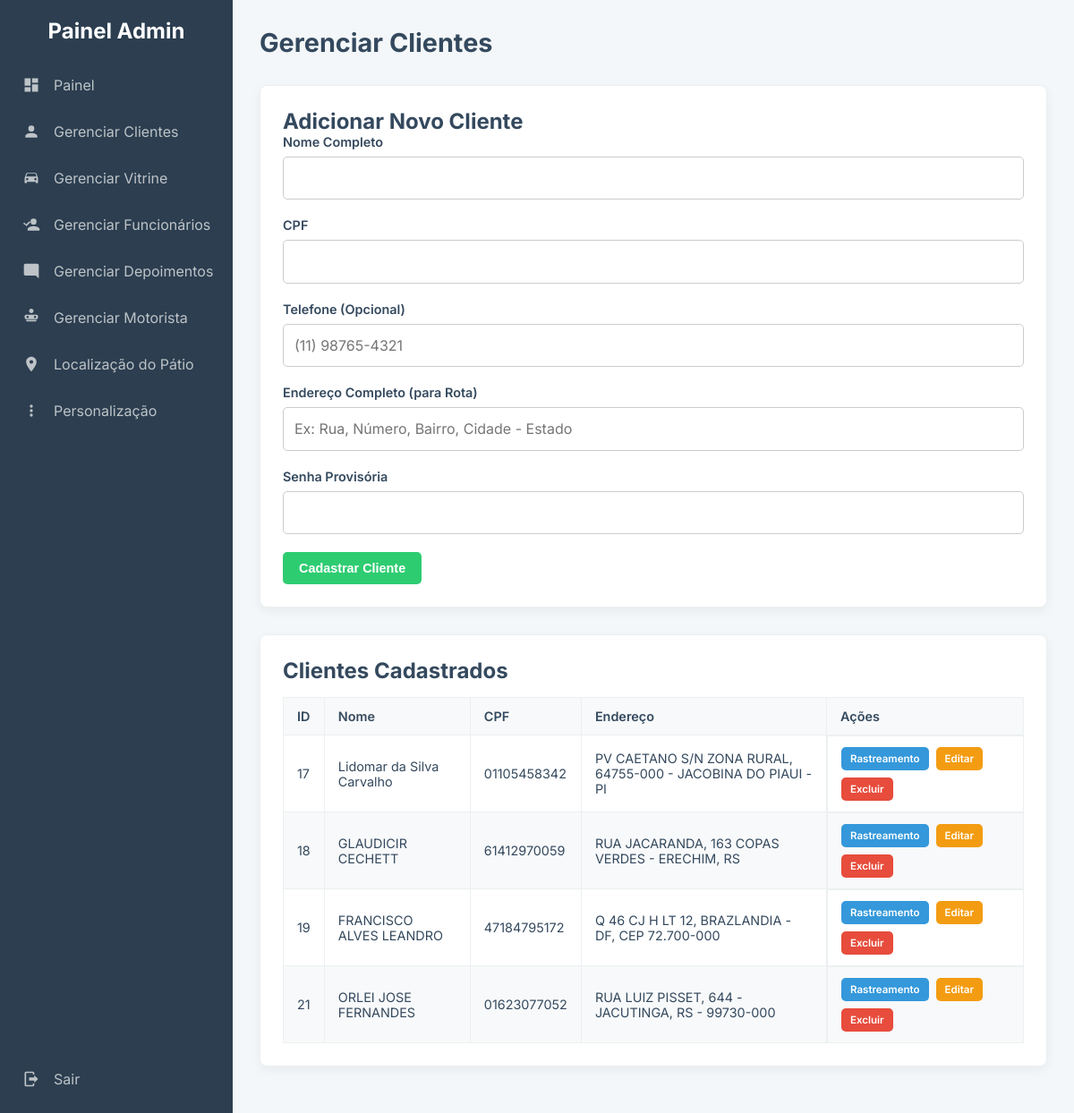
/admin/gerenciar_clientes.php (signed in), run on the app's committed database.
### tables this page shows
CREATE TABLE `usuarios` (
  `id` int(11) NOT NULL,
  `nome` varchar(100) NOT NULL,
  `cpf` varchar(20) NOT NULL,
  `senha` varchar(255) NOT NULL,
  `endereco` varchar(255) DEFAULT NULL,
  `data_cadastro` datetime NOT NULL DEFAULT current_timestamp(),
  `id_admin` int(11) DEFAULT NULL,
  `telefone` varchar(20) DEFAULT NULL
);

### admin/gerenciar_clientes.php (the view, shortened to what this page needs)
<?php
require_once 'db.php';
$id_admin_logado = $_SESSION['admin_id'];
include 'admin_header.php';
$sql_busca = "SELECT id, nome, cpf, endereco FROM usuarios WHERE id_admin = ?";
$stmt_busca = $conexao->prepare($sql_busca);
$stmt_busca->bind_param("i", $id_admin_logado);
$stmt_busca->execute();
$clientes = $stmt_busca->get_result();
?>
<head>
</head>
<div class="page-header">
    <h1>Gerenciar Clientes</h1>
</div>
<div class="card">
    <h2>Adicionar Novo Cliente</h2>
    <form action="gerenciar_clientes.php" method="POST">
        <div class="form-group">
            <label for="nome">Nome Completo</label>
            <input type="text" id="nome" name="nome" required>
        </div>
        <div class="form-group">
            <label for="cpf">CPF</label>
            <input type="text" id="cpf" name="cpf" required>
        </div>
        <div class="form-group">
            <label for="telefone">Telefone (Opcional)</label>
            <input type="text" id="telefone" name="telefone" placeholder="(11) 98765-4321">
        </div>
        <div class="form-group">
            <label for="endereco">Endereço Completo (para Rota)</label>
            <input type="text" id="endereco" name="endereco" placeholder="Ex: Rua, Número, Bairro, Cidade - Estado">
        </div>
        <div class="form-group">
            <label for="senha">Senha Provisória</label>
            <input type="password" id="senha" name="senha" required>
        </div>
        <button type="submit" name="add_cliente" class="btn btn-success">Cadastrar Cliente</button>
    </form>
</div>
<div class="card">
    <h2>Clientes Cadastrados</h2>
    <table class="content-table">
        <thead>
            <tr>
                <th>ID</th>
                <th>Nome</th>
                <th>CPF</th>
                <th>Endereço</th>
                <th width="220px">Ações</th>
            </tr>
        </thead>
        <tbody>
            <?php while ($cliente = $clientes->fetch_assoc()): ?>
                <tr>
                    <td><?php echo $cliente['id']; ?></td>
                    <td><?php echo htmlspecialchars($cliente['nome']); ?></td>
                    <td><?php echo htmlspecialchars($cliente['cpf']); ?></td>
                    <td><?php echo htmlspecialchars($cliente['endereco']); ?></td>
                    <td class="actions-cell">
                        <a href="gerenciar_rastreamento.php?id=<?php echo $cliente['id']; ?>" class="btn btn-primary">Rastreamento</a>
                        <a href="editar_cliente.php?id=<?php echo $cliente['id']; ?>" class="btn btn-warning">Editar</a>
                        <a href="excluir_cliente.php?id=<?php echo $cliente['id']; ?>" class="btn btn-danger" onclick="return confirm('Tem certeza que deseja excluir este cliente?');">Excluir</a>
                    </td>
                </tr>
            <?php endwhile; ?>
        </tbody>
    </table>
</div>
<?php include 'admin_footer.php'; ?>

### admin/admin_header.php (shortened to what this page needs)
<!DOCTYPE html>
<html lang="pt-br">
<head>
    <link rel="stylesheet" href="css/admin_style.css">
</head>
<body>
    <div class="admin-container">
        <nav class="sidebar">
            <div class="sidebar-header">
                Painel Admin
            </div>
            <ul class="sidebar-nav">
                <li class="nav-item">
                    <a href="dashboard.php">
                        <svg viewBox="0 0 24 24"><path d="M13,3V9H21V3M13,21H21V11H13M3,21H11V15H3M3,13H11V3H3V13Z"></path></svg>
                        <span>Painel</span>
                    </a>
                </li>
                <li class="nav-item">
                    <a href="gerenciar_clientes.php">
                        <svg viewBox="0 0 24 24"><path d="M12,4A4,4 0 0,1 16,8A4,4 0 0,1 12,12A4,4 0 0,1 8,8A4,4 0 0,1 12,4M12,14C16.42,14 20,15.79 20,18V20H4V18C4,15.79 7.58,14 12,14Z"></path></svg>
                        <span>Gerenciar Clientes</span>
                    </a>
                </li>
                <li class="nav-item">
                    <a href="gerenciar_vitrine.php">
                        <span>Gerenciar Vitrine</span>
                    </a>
                </li>
                <li class="nav-item">
                    <a href="gerenciar_funcionarios.php">
                        <svg viewBox="0 0 24 24"><path d="M15,14C17.67,14 23,15.33 23,18V20H7V18C7,15.33 12.33,14 15,14M15,12A4,4 0 0,0 19,8A4,4 0 0,0 15,4A4,4 0 0,0 11,8A4,4 0 0,0 15,12M5,13.28L1,10.74L2.46,9.28L5,11.82L9.46,7.36L10.92,8.82L5,14.74"></path></svg>
                        <span>Gerenciar Funcionários</span>
                    </a>
                </li>
                <li class="nav-item">
                    <a href="gerenciar_depoimentos.php">
                        <svg viewBox="0 0 24 24"><path d="M22,4C22,2.89 21.1,2 20,2H4C2.9,2 2,2.89 2,4V16C2,17.1 2.9,18 4,18H18L22,22V4Z"></path></svg>
                        <span>Gerenciar Depoimentos</span>
                    </a>
                </li>
                <li class="nav-item">
                    <a href="gerenciar_motorista.php">
                        <span>Gerenciar Motorista</span>
                    </a>
                </li>
                <li class="nav-item">
                    <a href="configurar_patio.php">
                        <svg viewBox="0 0 24 24"><path d="M12,2C15.86,2 19,5.13 19,9C19,14.25 12,22 12,22C12,22 5,14.25 5,9C5,5.13 8.13,2 12,2M12,11.5A2.5,2.5 0 0,0 14.5,9A2.5,2.5 0 0,0 12,6.5A2.5,2.5 0 0,0 9.5,9A2.5,2.5 0 0,0 12,11.5Z"></path></svg>
                        <span>Localização do Pátio</span>
                    </a>
                </li>
                 <li class="nav-item">
                    <a href="personalizacao.php">
                        <svg viewBox="0 0 24 24"><path d="M12,16A2,2 0 0,1 14,18A2,2 0 0,1 12,20A2,2 0 0,1 10,18A2,2 0 0,1 12,16M12,10A2,2 0 0,1 14,12A2,2 0 0,1 12,14A2,2 0 0,1 10,12A2,2 0 0,1 12,10M12,4A2,2 0 0,1 14,6A2,2 0 0,1 12,8A2,2 0 0,1 10,6A2,2 0 0,1 12,4Z"></path></svg>
                        <span>Personalização</span>
                    </a>
                </li>
            </ul>
            <ul class="sidebar-nav nav-footer">
                <li class="nav-item">
                    <a href="logout.php">
                        <svg viewBox="0 0 24 24"><path d="M16,17V14H9V10H16V7L21,12L16,17M14,2A2,2 0 0,1 16,4V6H14V4H5V20H14V18H16V20A2,2 0 0,1 14,22H5A2,2 0 0,1 3,20V4A2,2 0 0,1 5,2H14Z"></path></svg>
                        <span>Sair</span>
                    </a>
                </li>
            </ul>
        </nav>
        <main class="main-content">

### admin/admin_footer.php
</main> </div> </body>
</html>

### admin/css/admin_style.css (style rules this page uses)
:root { --sidebar-bg: #2c3e50; --content-bg: #f4f7f9; --card-bg: #ffffff; --primary-color: #3498db; --success-color: #2ecc71; --danger-color: #e74c3c; --warning-color: #f39c12; --text-primary: #34495e; --text-secondary: #7f8c8d; --border-color: #ecf0f1; }
* { box-sizing: border-box; margin: 0; padding: 0; }
body { font-family: 'Inter', sans-serif; background-color: var(--content-bg); color: var(--text-primary); font-size: 16px; }
.admin-container { display: flex; min-height: 100vh; }
.sidebar { width: 260px; background-color: var(--sidebar-bg); color: #fff; display: flex; flex-direction: column; padding: 20px 0; position: fixed; height: 100%; z-index: 100; overflow-y: auto; }
.sidebar-header { padding: 0 25px 20px 25px; font-size: 1.5em; font-weight: 700; color: #fff; text-align: center; }
.sidebar-nav { list-style: none; }
.nav-item a { display: flex; align-items: center; padding: 16px 25px; color: #bdc3c7; text-decoration: none; gap: 15px; transition: background-color 0.2s, color 0.2s; white-space: nowrap; }
.nav-item svg { width: 20px; height: 20px; fill: currentColor; flex-shrink: 0; }
.nav-item span { flex-grow: 1; }
.nav-footer { margin-top: auto; }
.main-content { margin-left: 260px; flex-grow: 1; padding: 30px; width: calc(100% - 260px); }
.card { background-color: var(--card-bg); padding: 25px; border-radius: 8px; box-shadow: 0 4px 12px rgba(0,0,0,0.05); border: 1px solid var(--border-color); margin-bottom: 30px; }
.page-header { display: flex; justify-content: space-between; align-items: center; margin-bottom: 30px; flex-wrap: wrap; gap: 15px; }
.page-header h1 { font-size: 1.8em; color: var(--text-primary); margin: 0; }
.btn { padding: 10px 18px; border: none; border-radius: 5px; font-size: 0.9em; font-weight: 600; text-decoration: none; cursor: pointer; color: #fff; display: inline-block; text-align: center; transition: background-color 0.2s, transform 0.1s; white-space: nowrap; }
.btn-primary { background-color: var(--primary-color); }
.btn-success { background-color: var(--success-color); }
.btn-danger { background-color: var(--danger-color); }
.btn-warning { background-color: var(--warning-color); }
.form-group { margin-bottom: 20px; }
.form-group label { display: block; font-weight: 600; margin-bottom: 8px; font-size: 0.9em; color: var(--text-primary); }
.form-group input[type="text"], .form-group input[type="password"], .form-group input[type="email"], .form-group input[type="number"], .form-group input[type="date"], .form-group textarea { width: 100%; padding: 12px; border: 1px solid #ccc; border-radius: 5px; font-size: 1em; font-family: inherit; line-height: 1.4; background-color: #fff; color: var(--text-primary); box-sizing: border-box; }
.content-table { width: 100%; border-collapse: collapse; font-size: 0.9em; margin-top: 15px; overflow-x: auto; display: block; }
.content-table thead { background-color: #f8f9fa; }
.content-table th { text-align: left; font-weight: 600; padding: 12px 15px; border: 1px solid var(--border-color); white-space: nowrap; }
.content-table td { padding: 12px 15px; border: 1px solid var(--border-color); vertical-align: middle; }
.content-table tbody tr:nth-child(even) { background-color: #f8f9fa; }
.actions-cell { display: flex; gap: 8px; flex-wrap: wrap; }
.actions-cell .btn { padding: 6px 10px; font-size: 0.8em; }

### data on the page
usuarios: id "17", nome "Lidomar da Silva Carvalho", cpf "01105458342", endereco "PV CAETANO S/N ZONA RURAL, 64755-000 - JACOBINA DO PIAUI - PI"
usuarios: id "18", nome "GLAUDICIR CECHETT", cpf "61412970059", endereco "RUA JACARANDA, 163 COPAS VERDES - ERECHIM, RS"
usuarios: id "19", nome "FRANCISCO ALVES LEANDRO", cpf "47184795172", endereco "Q 46 CJ H LT 12, BRAZLANDIA - DF, CEP 72.700-000"
usuarios: id "21", nome "ORLEI JOSE FERNANDES", cpf "01623077052", endereco "RUA LUIZ PISSET, 644 - JACUTINGA, RS - 99730-000"
